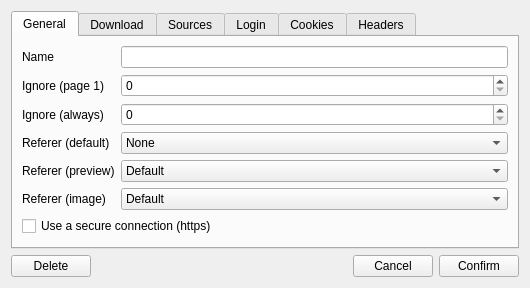
<?xml version="1.0" encoding="UTF-8"?>
<ui version="4.0">
 <class>SourcesSettingsWindow</class>
 <widget class="QDialog" name="SourcesSettingsWindow">
  <property name="geometry">
   <rect>
    <x>0</x>
    <y>0</y>
    <width>530</width>
    <height>273</height>
   </rect>
  </property>
  <property name="windowTitle">
   <string>Site options</string>
  </property>
  <property name="windowIcon">
   <iconset resource="../../resources/resources.qrc">
    <normaloff>:/images/icon.ico</normaloff>:/images/icon.ico</iconset>
  </property>
  <layout class="QVBoxLayout" name="verticalLayout">
   <item>
    <widget class="QTabWidget" name="tabWidget">
     <property name="currentIndex">
      <number>0</number>
     </property>
     <widget class="QWidget" name="tabGeneral">
      <attribute name="title">
       <string>General</string>
      </attribute>
      <layout class="QFormLayout" name="formLayout_5">
       <property name="fieldGrowthPolicy">
        <enum>QFormLayout::AllNonFixedFieldsGrow</enum>
       </property>
       <item row="3" column="0">
        <widget class="QLabel" name="labelReferer">
         <property name="text">
          <string>Referer (default)</string>
         </property>
        </widget>
       </item>
       <item row="3" column="1">
        <widget class="QComboBox" name="comboReferer">
         <item>
          <property name="text">
           <string>None</string>
          </property>
         </item>
         <item>
          <property name="text">
           <string>Site</string>
          </property>
         </item>
         <item>
          <property name="text">
           <string>Page</string>
          </property>
         </item>
         <item>
          <property name="text">
           <string>Image</string>
          </property>
         </item>
        </widget>
       </item>
       <item row="4" column="0">
        <widget class="QLabel" name="labelRefererPreview">
         <property name="text">
          <string>Referer (preview)</string>
         </property>
        </widget>
       </item>
       <item row="4" column="1">
        <widget class="QComboBox" name="comboRefererPreview">
         <item>
          <property name="text">
           <string>Default</string>
          </property>
         </item>
         <item>
          <property name="text">
           <string>None</string>
          </property>
         </item>
         <item>
          <property name="text">
           <string>Site</string>
          </property>
         </item>
         <item>
          <property name="text">
           <string>Page</string>
          </property>
         </item>
         <item>
          <property name="text">
           <string>Image</string>
          </property>
         </item>
        </widget>
       </item>
       <item row="5" column="0">
        <widget class="QLabel" name="labelRefererImage">
         <property name="text">
          <string>Referer (image)</string>
         </property>
        </widget>
       </item>
       <item row="5" column="1">
        <widget class="QComboBox" name="comboRefererImage">
         <item>
          <property name="text">
           <string>Default</string>
          </property>
         </item>
         <item>
          <property name="text">
           <string>None</string>
          </property>
         </item>
         <item>
          <property name="text">
           <string>Site</string>
          </property>
         </item>
         <item>
          <property name="text">
           <string>Page</string>
          </property>
         </item>
         <item>
          <property name="text">
           <string>Details</string>
          </property>
         </item>
         <item>
          <property name="text">
           <string>Image</string>
          </property>
         </item>
        </widget>
       </item>
       <item row="0" column="0">
        <widget class="QLabel" name="labelSiteName">
         <property name="text">
          <string>Name</string>
         </property>
        </widget>
       </item>
       <item row="0" column="1">
        <widget class="QLineEdit" name="lineSiteName"/>
       </item>
       <item row="2" column="0">
        <widget class="QLabel" name="label">
         <property name="text">
          <string>Ignore (always)</string>
         </property>
        </widget>
       </item>
       <item row="1" column="0">
        <widget class="QLabel" name="label_2">
         <property name="text">
          <string>Ignore (page 1)</string>
         </property>
        </widget>
       </item>
       <item row="1" column="1">
        <widget class="QSpinBox" name="spinIgnore1"/>
       </item>
       <item row="2" column="1">
        <widget class="QSpinBox" name="spinIgnoreAlways"/>
       </item>
       <item row="6" column="0" colspan="2">
        <widget class="QCheckBox" name="checkSsl">
         <property name="text">
          <string>Use a secure connection (https)</string>
         </property>
         <property name="checked">
          <bool>false</bool>
         </property>
        </widget>
       </item>
      </layout>
     </widget>
     <widget class="QWidget" name="tabDownloads">
      <attribute name="title">
       <string>Download</string>
      </attribute>
      <layout class="QFormLayout" name="formLayout">
       <item row="0" column="0">
        <widget class="QLabel" name="label_3">
         <property name="text">
          <string>Max simultaneous downloads</string>
         </property>
        </widget>
       </item>
       <item row="0" column="1">
        <widget class="QSpinBox" name="spinSimultaneousDownloads">
         <property name="minimum">
          <number>1</number>
         </property>
         <property name="maximum">
          <number>10</number>
         </property>
        </widget>
       </item>
       <item row="1" column="0">
        <widget class="QLabel" name="label_6">
         <property name="text">
          <string>Interval (thumbnail)</string>
         </property>
        </widget>
       </item>
       <item row="1" column="1">
        <widget class="QSpinBox" name="spinThrottleThumbnail">
         <property name="suffix">
          <string>s</string>
         </property>
         <property name="maximum">
          <number>3600</number>
         </property>
        </widget>
       </item>
       <item row="2" column="0">
        <widget class="QLabel" name="label_7">
         <property name="text">
          <string>Interval (image)</string>
         </property>
        </widget>
       </item>
       <item row="2" column="1">
        <widget class="QSpinBox" name="spinThrottleImage">
         <property name="suffix">
          <string>s</string>
         </property>
         <property name="maximum">
          <number>3600</number>
         </property>
        </widget>
       </item>
       <item row="3" column="0">
        <widget class="QLabel" name="label_12">
         <property name="text">
          <string>Interval (page)</string>
         </property>
        </widget>
       </item>
       <item row="3" column="1">
        <widget class="QSpinBox" name="spinThrottlePage">
         <property name="suffix">
          <string>s</string>
         </property>
         <property name="maximum">
          <number>3600</number>
         </property>
        </widget>
       </item>
       <item row="4" column="0">
        <widget class="QLabel" name="label_13">
         <property name="text">
          <string>Interval (details)</string>
         </property>
        </widget>
       </item>
       <item row="4" column="1">
        <widget class="QSpinBox" name="spinThrottleDetails">
         <property name="suffix">
          <string>s</string>
         </property>
         <property name="maximum">
          <number>3600</number>
         </property>
        </widget>
       </item>
       <item row="5" column="0">
        <widget class="QLabel" name="label_14">
         <property name="text">
          <string>Interval (error)</string>
         </property>
        </widget>
       </item>
       <item row="5" column="1">
        <widget class="QSpinBox" name="spinThrottleRetry">
         <property name="suffix">
          <string>s</string>
         </property>
         <property name="maximum">
          <number>3600</number>
         </property>
        </widget>
       </item>
      </layout>
     </widget>
     <widget class="QWidget" name="tabSources">
      <attribute name="title">
       <string>Sources</string>
      </attribute>
      <layout class="QFormLayout" name="formLayout_3">
       <item row="1" column="0" colspan="2">
        <widget class="QWidget" name="widget" native="true">
         <property name="enabled">
          <bool>false</bool>
         </property>
         <layout class="QFormLayout" name="formLayout_2">
          <property name="fieldGrowthPolicy">
           <enum>QFormLayout::AllNonFixedFieldsGrow</enum>
          </property>
          <property name="leftMargin">
           <number>18</number>
          </property>
          <property name="topMargin">
           <number>0</number>
          </property>
          <property name="rightMargin">
           <number>0</number>
          </property>
          <property name="bottomMargin">
           <number>0</number>
          </property>
          <item row="0" column="0">
           <widget class="QLabel" name="labelSources1">
            <property name="text">
             <string>Source 1</string>
            </property>
           </widget>
          </item>
          <item row="0" column="1">
           <widget class="QComboBox" name="comboSources1">
            <property name="currentIndex">
             <number>1</number>
            </property>
            <item>
             <property name="text">
              <string/>
             </property>
            </item>
            <item>
             <property name="text">
              <string>XML</string>
             </property>
            </item>
            <item>
             <property name="text">
              <string>JSON</string>
             </property>
            </item>
            <item>
             <property name="text">
              <string>Regex</string>
             </property>
            </item>
            <item>
             <property name="text">
              <string>RSS</string>
             </property>
            </item>
           </widget>
          </item>
          <item row="1" column="0">
           <widget class="QLabel" name="labelSources2">
            <property name="text">
             <string>Source 2</string>
            </property>
           </widget>
          </item>
          <item row="1" column="1">
           <widget class="QComboBox" name="comboSources2">
            <property name="currentIndex">
             <number>2</number>
            </property>
            <item>
             <property name="text">
              <string/>
             </property>
            </item>
            <item>
             <property name="text">
              <string>XML</string>
             </property>
            </item>
            <item>
             <property name="text">
              <string>JSON</string>
             </property>
            </item>
            <item>
             <property name="text">
              <string>Regex</string>
             </property>
            </item>
            <item>
             <property name="text">
              <string>RSS</string>
             </property>
            </item>
           </widget>
          </item>
          <item row="2" column="0">
           <widget class="QLabel" name="labelSources3">
            <property name="text">
             <string>Source 3</string>
            </property>
           </widget>
          </item>
          <item row="2" column="1">
           <widget class="QComboBox" name="comboSources3">
            <property name="currentIndex">
             <number>3</number>
            </property>
            <item>
             <property name="text">
              <string/>
             </property>
            </item>
            <item>
             <property name="text">
              <string>XML</string>
             </property>
            </item>
            <item>
             <property name="text">
              <string>JSON</string>
             </property>
            </item>
            <item>
             <property name="text">
              <string>Regex</string>
             </property>
            </item>
            <item>
             <property name="text">
              <string>RSS</string>
             </property>
            </item>
           </widget>
          </item>
          <item row="3" column="0">
           <widget class="QLabel" name="labelSources4">
            <property name="text">
             <string>Source 4</string>
            </property>
           </widget>
          </item>
          <item row="3" column="1">
           <widget class="QComboBox" name="comboSources4">
            <property name="currentIndex">
             <number>4</number>
            </property>
            <item>
             <property name="text">
              <string/>
             </property>
            </item>
            <item>
             <property name="text">
              <string>XML</string>
             </property>
            </item>
            <item>
             <property name="text">
              <string>JSON</string>
             </property>
            </item>
            <item>
             <property name="text">
              <string>Regex</string>
             </property>
            </item>
            <item>
             <property name="text">
              <string>RSS</string>
             </property>
            </item>
           </widget>
          </item>
         </layout>
        </widget>
       </item>
       <item row="0" column="0" colspan="2">
        <widget class="QCheckBox" name="checkSourcesDefault">
         <property name="text">
          <string>Use default sources</string>
         </property>
         <property name="checked">
          <bool>true</bool>
         </property>
        </widget>
       </item>
      </layout>
     </widget>
     <widget class="QWidget" name="tabLogin">
      <attribute name="title">
       <string>Login</string>
      </attribute>
      <layout class="QFormLayout" name="formLayout_4">
       <item row="0" column="0">
        <widget class="QLabel" name="label_4">
         <property name="text">
          <string>Type</string>
         </property>
        </widget>
       </item>
       <item row="0" column="1">
        <widget class="QComboBox" name="comboLoginType"/>
       </item>
       <item row="1" column="0" colspan="2">
        <widget class="QStackedWidget" name="stackedCredentials"/>
       </item>
       <item row="2" column="0" colspan="2">
        <widget class="QWidget" name="widgetTestLogin" native="true">
         <layout class="QHBoxLayout" name="horizontalLayout" stretch="1,0">
          <property name="leftMargin">
           <number>0</number>
          </property>
          <property name="topMargin">
           <number>0</number>
          </property>
          <property name="rightMargin">
           <number>0</number>
          </property>
          <property name="bottomMargin">
           <number>0</number>
          </property>
          <item>
           <widget class="QLabel" name="labelTestLogin">
            <property name="text">
             <string/>
            </property>
           </widget>
          </item>
          <item>
           <widget class="QPushButton" name="buttonTestLogin">
            <property name="text">
             <string>Test</string>
            </property>
           </widget>
          </item>
         </layout>
        </widget>
       </item>
      </layout>
     </widget>
     <widget class="QWidget" name="tabCookies">
      <attribute name="title">
       <string>Cookies</string>
      </attribute>
      <layout class="QFormLayout" name="formLayout_8">
       <item row="0" column="0" colspan="2">
        <widget class="QTableWidget" name="tableCookies">
         <column>
          <property name="text">
           <string>Name</string>
          </property>
         </column>
         <column>
          <property name="text">
           <string>Value</string>
          </property>
         </column>
        </widget>
       </item>
       <item row="1" column="0" colspan="2">
        <widget class="QPushButton" name="pushButton">
         <property name="text">
          <string>Add</string>
         </property>
        </widget>
       </item>
      </layout>
     </widget>
     <widget class="QWidget" name="tabHeaders">
      <attribute name="title">
       <string>Headers</string>
      </attribute>
      <layout class="QFormLayout" name="layoutHeaders">
       <item row="0" column="0" colspan="2">
        <widget class="QTableWidget" name="tableHeaders">
         <column>
          <property name="text">
           <string>Name</string>
          </property>
         </column>
         <column>
          <property name="text">
           <string>Value</string>
          </property>
         </column>
        </widget>
       </item>
       <item row="1" column="0" colspan="2">
        <widget class="QPushButton" name="buttonAddHeader">
         <property name="text">
          <string>Add</string>
         </property>
        </widget>
       </item>
      </layout>
     </widget>
    </widget>
   </item>
   <item>
    <layout class="QHBoxLayout" name="layoutButtons">
     <property name="leftMargin">
      <number>0</number>
     </property>
     <property name="topMargin">
      <number>0</number>
     </property>
     <property name="rightMargin">
      <number>0</number>
     </property>
     <property name="bottomMargin">
      <number>0</number>
     </property>
     <item>
      <widget class="QPushButton" name="buttonDelete">
       <property name="text">
        <string>Delete</string>
       </property>
      </widget>
     </item>
     <item>
      <spacer name="spacerButtons">
       <property name="orientation">
        <enum>Qt::Horizontal</enum>
       </property>
       <property name="sizeHint" stdset="0">
        <size>
         <width>40</width>
         <height>20</height>
        </size>
       </property>
      </spacer>
     </item>
     <item>
      <widget class="QPushButton" name="buttonCancel">
       <property name="text">
        <string>Cancel</string>
       </property>
      </widget>
     </item>
     <item>
      <widget class="QPushButton" name="buttonAccept">
       <property name="text">
        <string>Confirm</string>
       </property>
      </widget>
     </item>
    </layout>
   </item>
  </layout>
 </widget>
 <tabstops>
  <tabstop>tabWidget</tabstop>
  <tabstop>lineSiteName</tabstop>
  <tabstop>spinIgnore1</tabstop>
  <tabstop>spinIgnoreAlways</tabstop>
  <tabstop>comboReferer</tabstop>
  <tabstop>comboRefererPreview</tabstop>
  <tabstop>comboRefererImage</tabstop>
  <tabstop>checkSsl</tabstop>
  <tabstop>spinSimultaneousDownloads</tabstop>
  <tabstop>checkSourcesDefault</tabstop>
  <tabstop>comboSources1</tabstop>
  <tabstop>comboSources2</tabstop>
  <tabstop>comboSources3</tabstop>
  <tabstop>comboSources4</tabstop>
  <tabstop>buttonCancel</tabstop>
  <tabstop>buttonAccept</tabstop>
 </tabstops>
 <resources>
  <include location="../../resources/resources.qrc"/>
 </resources>
 <connections>
  <connection>
   <sender>buttonDelete</sender>
   <signal>clicked()</signal>
   <receiver>SourcesSettingsWindow</receiver>
   <slot>deleteSite()</slot>
   <hints>
    <hint type="sourcelabel">
     <x>84</x>
     <y>262</y>
    </hint>
    <hint type="destinationlabel">
     <x>256</x>
     <y>210</y>
    </hint>
   </hints>
  </connection>
  <connection>
   <sender>buttonCancel</sender>
   <signal>clicked()</signal>
   <receiver>SourcesSettingsWindow</receiver>
   <slot>reject()</slot>
   <hints>
    <hint type="sourcelabel">
     <x>438</x>
     <y>262</y>
    </hint>
    <hint type="destinationlabel">
     <x>345</x>
     <y>208</y>
    </hint>
   </hints>
  </connection>
  <connection>
   <sender>checkSourcesDefault</sender>
   <signal>toggled(bool)</signal>
   <receiver>widget</receiver>
   <slot>setDisabled(bool)</slot>
   <hints>
    <hint type="sourcelabel">
     <x>101</x>
     <y>42</y>
    </hint>
    <hint type="destinationlabel">
     <x>101</x>
     <y>65</y>
    </hint>
   </hints>
  </connection>
  <connection>
   <sender>buttonTestLogin</sender>
   <signal>clicked()</signal>
   <receiver>SourcesSettingsWindow</receiver>
   <slot>testLogin()</slot>
   <hints>
    <hint type="sourcelabel">
     <x>507</x>
     <y>87</y>
    </hint>
    <hint type="destinationlabel">
     <x>273</x>
     <y>141</y>
    </hint>
   </hints>
  </connection>
  <connection>
   <sender>pushButton</sender>
   <signal>clicked()</signal>
   <receiver>SourcesSettingsWindow</receiver>
   <slot>addCookie()</slot>
   <hints>
    <hint type="sourcelabel">
     <x>101</x>
     <y>199</y>
    </hint>
    <hint type="destinationlabel">
     <x>470</x>
     <y>190</y>
    </hint>
   </hints>
  </connection>
  <connection>
   <sender>buttonAddHeader</sender>
   <signal>clicked()</signal>
   <receiver>SourcesSettingsWindow</receiver>
   <slot>addHeader()</slot>
   <hints>
    <hint type="sourcelabel">
     <x>101</x>
     <y>199</y>
    </hint>
    <hint type="destinationlabel">
     <x>43</x>
     <y>240</y>
    </hint>
   </hints>
  </connection>
  <connection>
   <sender>buttonAccept</sender>
   <signal>clicked()</signal>
   <receiver>SourcesSettingsWindow</receiver>
   <slot>save()</slot>
   <hints>
    <hint type="sourcelabel">
     <x>490</x>
     <y>254</y>
    </hint>
    <hint type="destinationlabel">
     <x>529</x>
     <y>256</y>
    </hint>
   </hints>
  </connection>
  <connection>
   <sender>comboLoginType</sender>
   <signal>currentIndexChanged(int)</signal>
   <receiver>stackedCredentials</receiver>
   <slot>setCurrentIndex(int)</slot>
   <hints>
    <hint type="sourcelabel">
     <x>188</x>
     <y>56</y>
    </hint>
    <hint type="destinationlabel">
     <x>181</x>
     <y>65</y>
    </hint>
   </hints>
  </connection>
 </connections>
 <slots>
  <slot>deleteSite()</slot>
  <slot>testLogin()</slot>
  <slot>addCookie()</slot>
  <slot>addHeader()</slot>
  <slot>save()</slot>
  <slot>setLoginType(int)</slot>
 </slots>
</ui>
